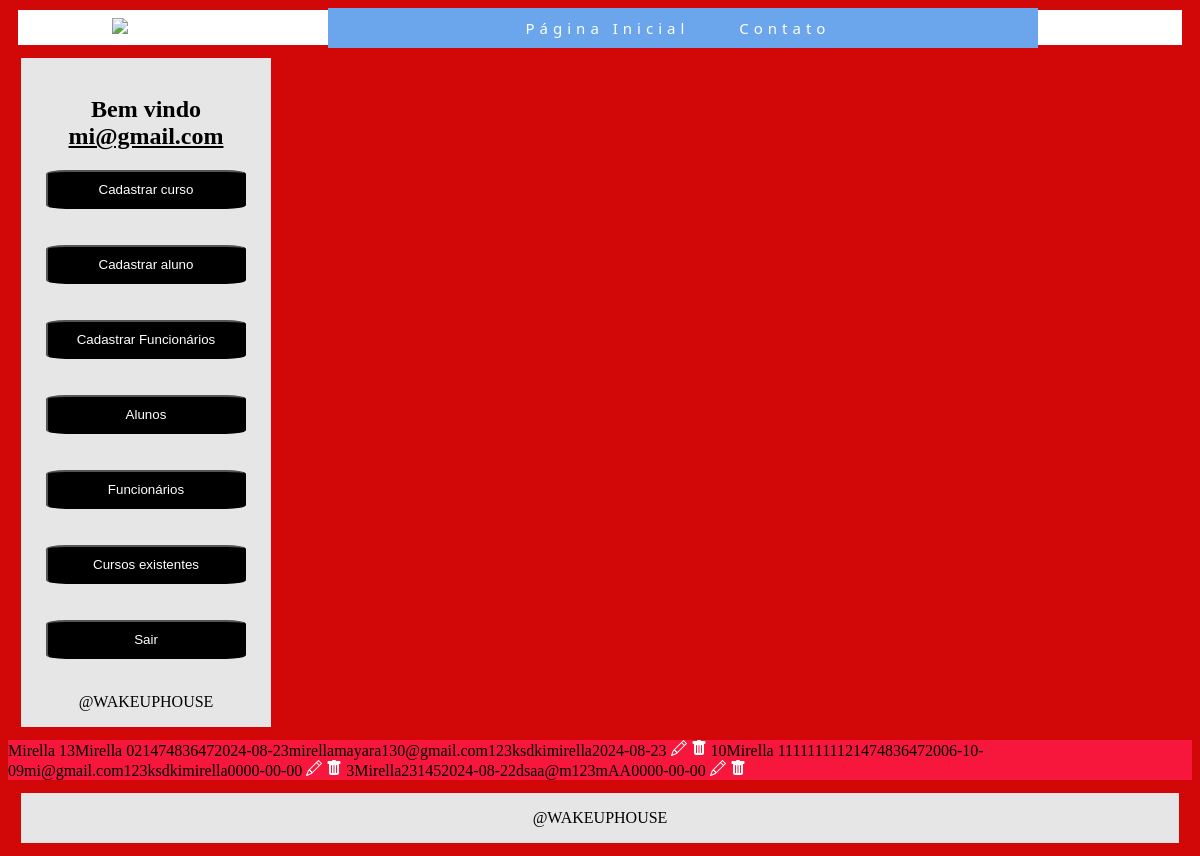
Screenshot of /paginas/areaADM.php (signed in) with the database file from the repository.
### tables this page shows
CREATE TABLE `funcionario` (
  `idfuncionario` int(11) NOT NULL,
  `nome` varchar(100) NOT NULL,
  `cpf` int(20) NOT NULL,
  `telefone` int(20) NOT NULL,
  `datadenascimento` varchar(20) NOT NULL,
  `email` varchar(100) NOT NULL,
  `senha` varchar(100) NOT NULL,
  `formacao` varchar(100) NOT NULL,
  `redessociais` varchar(50) NOT NULL,
  `datadeinicio` date NOT NULL,
  `tipo` int(1) NOT NULL
);

### paginas/areaADM.php (the view, shortened to what this page needs)
<?php
    include_once('conexao.php');
    $logado = $_SESSION['email'];
    if(!empty($_GET['search']))
    {
        $data = $_GET['search'];
        $sql = "SELECT * FROM funcionario WHERE idfuncionario LIKE '%$data%' or nome LIKE '%$data%' or email LIKE '%$data%' ORDER BY id DESC";
    }
    else
    {
        $sql = "SELECT * FROM funcionario ORDER BY idfuncionario DESC";
    }
    $result = $conexao->query($sql);
?>
<!DOCTYPE html>
<html lang="en">
<head>
    <link rel="stylesheet" href="css/cssareaADM.css">
</head>
<body>
  <header>
    <div class="imagemlogo">
		<img src="midias/logo/wakeuphouse.png" width="50%">
	  </div>
		<nav>
			<ul class="nav-list">
			<li><a href="principal.php">Página Inicial</a></li>
			<li><a href="https://api.whatsapp.com/send/?phone=5545988043395&text&type=phone_number&app_absent=0"">Contato</a></li>
		  </ul>
		</nav>
   </header>
  <aside class="esquerda">
  <br>
  <div class="dadosesquerda">
  <center>
  <?php
        echo "<h1>Bem vindo <u>$logado</u></h1>";
    ?>
  <button><a href="cadastrarcurso.php">Cadastrar curso</a></button><br><br><br>
  <button><a href="cadastraraluno.php">Cadastrar aluno</button><br><br><br>
  <button><a href="cadastrarfuncionario.php">Cadastrar Funcionários</a></button><br><br><br>
  <button><a href="#">Alunos</a></button><br><br><br>
  <button><a href="#">Funcionários</a></button><br><br><br>
  <button>Cursos existentes</button><br><br><br>
  <button><a href="sair.php" class="btn btn-danger me-5">Sair</a></button>
  </center><br>
  <footer class="rodapeesquerda">@WAKEUPHOUSE</footer>
</div>
  </aside>
  <aside class="direita">
  <div class="centro">
    Mirella
  <?php
                    while($user_data = mysqli_fetch_assoc($result)) {
                        echo "<tr>";
                        echo "<td>".$user_data['idfuncionario']."</td>";
                        echo "<td>".$user_data['nome']."</td>";
                        echo "<td>".$user_data['cpf']."</td>";
                        echo "<td>".$user_data['telefone']."</td>";
                        echo "<td>".$user_data['datadenascimento']."</td>";
                        echo "<td>".$user_data['email']."</td>";
                        echo "<td>".$user_data['senha']."</td>";
                        echo "<td>".$user_data['formacao']."</td>";
                        echo "<td>".$user_data['redessociais']."</td>";
                        echo "<td>".$user_data['datadeinicio']."</td>";
                        echo "<td>
                        <a class='btn btn-sm btn-primary' href='edit.php?id=$user_data[id]' title='Editar'>
                            <svg xmlns='http://www.w3.org/2000/svg' width='16' height='16' fill='currentColor' class='bi bi-pencil' viewBox='0 0 16 16'>
                                <path d='M12.146.146a.5.5 0 0 1 .708 0l3 3a.5.5 0 0 1 0 .708l-10 10a.5.5 0 0 1-.168.11l-5 2a.5.5 0 0 1-.65-.65l2-5a.5.5 0 0 1 .11-.168l10-10zM11.207 2.5 13.5 4.793 14.793 3.5 12.5 1.207 11.207 2.5zm1.586 3L10.5 3.207 4 9.707V10h.5a.5.5 0 0 1 .5.5v.5h.5a.5.5 0 0 1 .5.5v.5h.293l6.5-6.5zm-9.761 5.175-.106.106-1.528 3.821 3.821-1.528.106-.106A.5.5 0 0 1 5 12.5V12h-.5a.5.5 0 0 1-.5-.5V11h-.5a.5.5 0 0 1-.468-.325z'/>
                            </svg>
                            </a>
                            <a class='btn btn-sm btn-danger' href='delete.php?id=$user_data[id]' title='Deletar'>
                                <svg xmlns='http://www.w3.org/2000/svg' width='16' height='16' fill='currentColor' class='bi bi-trash-fill' viewBox='0 0 16 16'>
                                    <path d='M2.5 1a1 1 0 0 0-1 1v1a1 1 0 0 0 1 1H3v9a2 2 0 0 0 2 2h6a2 2 0 0 0 2-2V4h.5a1 1 0 0 0 1-1V2a1 1 0 0 0-1-1H10a1 1 0 0 0-1-1H7a1 1 0 0 0-1 1H2.5zm3 4a.5.5 0 0 1 .5.5v7a.5.5 0 0 1-1 0v-7a.5.5 0 0 1 .5-.5zM8 5a.5.5 0 0 1 .5.5v7a.5.5 0 0 1-1 0v-7A.5.5 0 0 1 8 5zm3 .5v7a.5.5 0 0 1-1 0v-7a.5.5 0 0 1 1 0z'/>
                                </svg>
                            </a>
                            </td>";
                        echo "</tr>";
                    }
                    ?>
  </div>
  </aside>
  <footer class="rodape">@WAKEUPHOUSE</footer>
</body>
</html>

### paginas/css/cssareaADM.css (style rules this page uses)
header { display: flex; flex-direction: row; justify-content: center; align-items: center; background-color: rgb(255, 255, 255); padding: -20px; margin: 10px; font-size: 15px; height: 35px; }
nav { display: flex; justify-content: center; align-items: center; font-family: system-ui, Helvetica, Arial, sans-serif; background: rgb(107, 165, 236); height: 5vh; margin:125px; width: 710px; }
.imagemlogo { margin: center; justify-content: center; align-items: center; padding: 75px; }
div { color: white; }
body { background-color: rgb(210, 8, 8); }
a { color: #fff; text-decoration: none; transition: 0.3s; }
.nav-list { list-style: none; display: flex; justify-content: space-around; transition: transform 0.3s ease-in; list-style: none; display: flex; margin: 50px; }
.nav-list li { letter-spacing: 5px; margin-right: 50px; }
body { overflow-x: hidden; }
.esquerda { grid-area: aside; width: 250px; color: black; }
.rodape { grid-area: footer; padding: 1rem; text-align: center; }
.rodapeesquerda { grid-area: footer; padding: 1rem; color:black; text-align: center; }
.esquerda { display: grid; }
.esquerda, .conteudo, .rodape { background: rgb(230, 230, 230); color: #000000; margin:13px; }
button { width: 80%; background-color: black; color:rgb(255, 255, 255); border-radius: 10%; padding: 10px; text-align: center; }
h1 { color: black; }
.centro { background-color: rgb(247, 23, 60); color:#000000; justify-content: center; }

### rows the page displays
funcionario: idfuncionario "13", nome "Mirella", cpf "0", telefone "2147483647", datadenascimento "2024-08-23", email "mirellamayara130@gmail.com", senha "123", formacao "ksdki", redessociais "mirella", datadeinicio "2024-08-23"
funcionario: idfuncionario "10", nome "Mirella", cpf "111111111", telefone "2147483647", datadenascimento "2006-10-09", email "mi@gmail.com", senha "123", formacao "ksdki", redessociais "mirella", datadeinicio "0000-00-00"
funcionario: idfuncionario "3", nome "Mirella", cpf "231", telefone "45", datadenascimento "2024-08-22", email "dsaa@m", senha "123", formacao "m", redessociais "AA", datadeinicio "0000-00-00"

### other values shown
$logado "mi@gmail.com"
